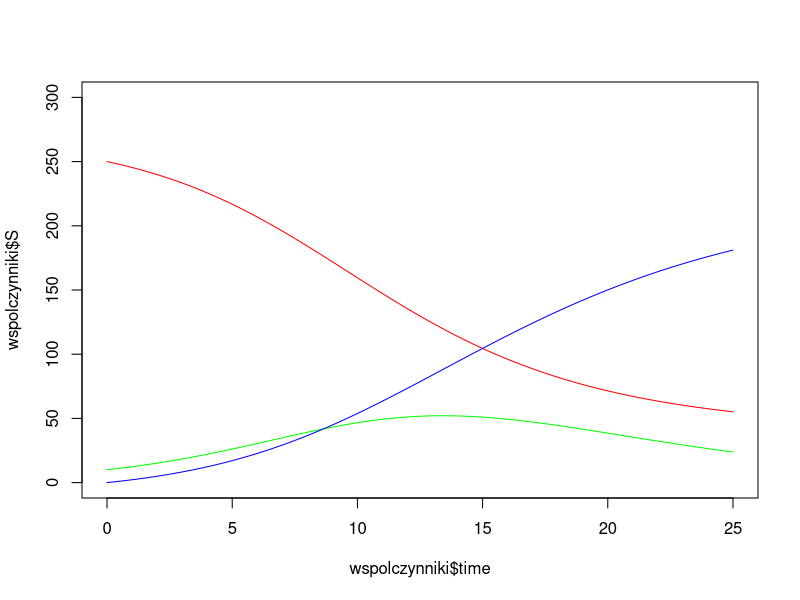

Reproduce this figure in R.
#############
# Library
#############

#############
SIR <- function(S0, I0, R0, N, gamma, beta, h, tmax){
  time <- seq(0, tmax, h)
  S <- numeric(length = length(time))
  I <- numeric(length = length(time))
  R <- numeric(length = length(time))
  S[1] <- S0
  I[1] <- I0
  R[1] <- R0
  for (i in 2:length(time)) {
    S[i] <- S[i-1]+h*(-beta*I[i-1]*S[i-1]/N)
    I[i] <- I[i-1] + h*(beta*I[i-1]*S[i-1]/N - gamma*I[i-1])
    R[i] <- R[i-1] + h*(gamma*I[i-1])
  }
  data.frame('time' = time,
             'S' = S,
             'I' = I,
             'R' = R)
}
SIR(250, 10, 0, 300, 0.2, 0.5, 0.05, 25) -> wspolczynniki
plot(wspolczynniki$time, wspolczynniki$S, col = 'red', ylim = c(0,300), type = 'l')
lines(wspolczynniki$time, wspolczynniki$I, col = 'green')
lines(wspolczynniki$time, wspolczynniki$R, col = 'blue')

